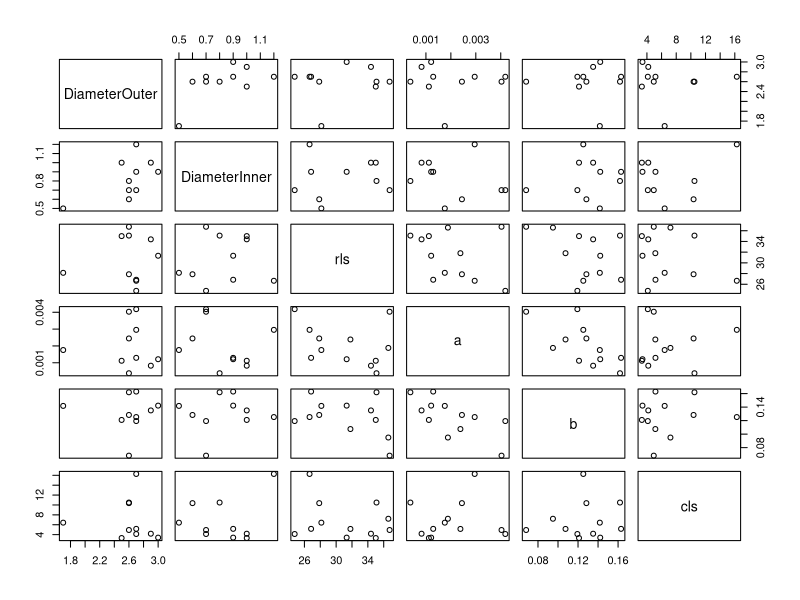
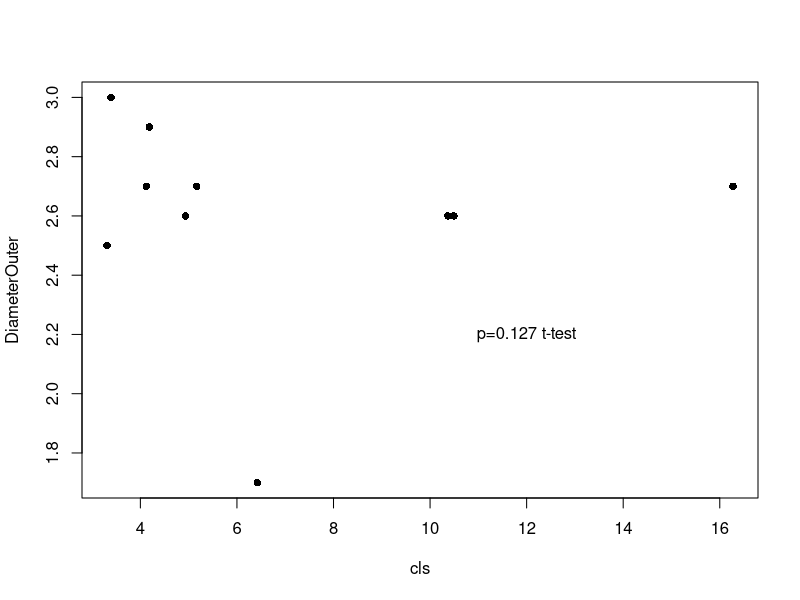
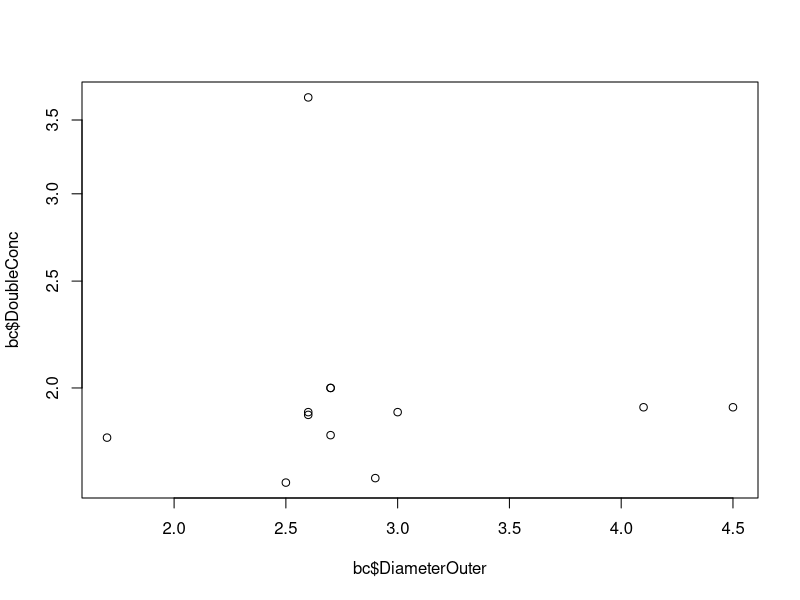

Here is the R script that generated these plots, in order: (Note: this script raises an error after producing the figures.)
lifespan = read.delim("062705.rls.cls.tab")
str(lifespan)

halo = read.csv("H2O2.Halo.star.strains.by.DP.ADC.csv")
halo = halo[, 1:8]
halo
halo30 = halo[halo$H2O2Concentration==0.3, ]

pos = match( halo30$Strain, lifespan$strain)
halo30 = cbind( halo30, lifespan[pos,])
rownames(halo30) = as.character(halo30[,1])
sub = halo30[,c(4,5,10:13)]
sub

#remove M14, M22
sub["M14", 1:2] = c(NA, NA)
sub["M22", 1:2] = c(NA, NA)

pairs(sub)

summary(lm( sub$DiameterOuter ~ sub$rls ))
summary(lm( sub$DiameterOuter ~ sub$cls ))
summary(lm( sub$DiameterOuter ~ sub$a ))
summary(lm( sub$DiameterOuter ~ sub$b ))
summary(lm( sub$DiameterOuter ~ sub$rls + sub$cls ))
summary(lm( sub$DiameterOuter ~ sub$a + sub$b + sub$cls ))

sub$longCLS = 0;
sub$longCLS[sub$cls> 6] = 1;
summary(lm( sub$DiameterOut ~ sub$longCLS))
longCLS = sub[sub$longCLS ==1, ]
shortCLS = sub[sub$longCLS ==0, ]
#wilcox.test( longCLS$DiameterOuter, shortCLS$DiameterOuter)
t.test( longCLS$DiameterOuter, shortCLS$DiameterOuter, alter="less")
t.test( longCLS$DiameterInner, shortCLS$DiameterInner, alter="less")

summary(lm( sub$DiameterInner ~ sub$rls ))
summary(lm( sub$DiameterInner ~ sub$cls ))
summary(lm( sub$DiameterInner ~ sub$a ))
summary(lm( sub$DiameterInner ~ sub$b ))

plot( DiameterOuter ~ cls, data=sub, pch=16 )
text(12, 2.2, "p=0.127 t-test")

bc = read.csv("Doubling.H2O2.concentration.040511.csv")
pos2 = match(bc$strain, halo30$strain)
bc = cbind( bc, halo30[pos2, ])

plot( bc$DoubleConc ~ bc$DiameterOuter, log='y' )
summary(lm( bc$DoubleConc ~ bc$DiameterOuter  ))
summary(lm( log( bc$DoubleConc) ~ bc$DiameterOuter  ))

summary(lm( bc$DoubleConc ~ bc$rls  ))
summary(lm( bc$DoubleConc ~ bc$cls  ))
summary(lm( log( bc$DoubleConc ) ~ bc$cls  ))

bc2 = bc[,c(1,7,8,12:16 )]
bc2
#remove M1-2
bc2[1,1] = NA
pairs( bc2 )

summary(lm( bc2$DoubleConc ~ bc2$rls  ))
summary(lm( bc2$DoubleConc ~ bc2$cls  ))
#summary(lm( log( bc2$DoubleConc ) ~ bc2$cls  ))

plot( DoubleConc ~ cls, data=bc2, pch=16 )
text(12, 1.75, "p=0.102")


